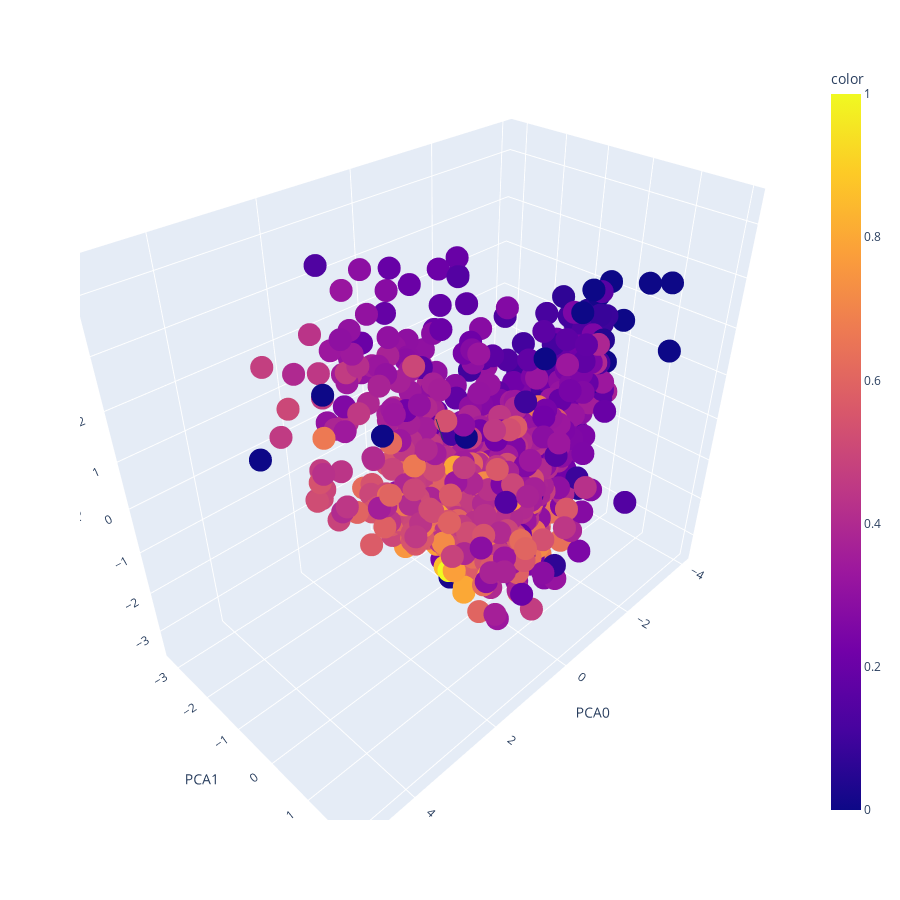

This figure's notebook cell:
### Markdown cell above
Pour appréhender cette idée, nous representons les premiers axes factorials

### Code cell
# Représentation dynamique en 3D  des axes factorielles en fonction de la proportion
# de logements energivores
#components = pca.fit_transform(sc_dpe)
var = pca.explained_variance_ratio_.sum() # variance expliquée
# Plot de la figure
fig = px.scatter_3d(data_frame=result[['PCA0','PCA1','PCA2']], x = 'PCA0', y='PCA1', z='PCA2',
                   color=result['energivore'],width=900,height=900)
fig.add_annotation()
fig.show()

### Figure 1 — Plotly figure (JSON) as saved in the notebook; plotly's stock layout.template omitted (floating-point values rounded to 4 significant figures; data arrays with more than 128 entries replaced by an {"elided": "..."} marker saying what was removed)
{"data": [{"hovertemplate": "PCA0=%{x}<br>PCA1=%{y}<br>PCA2=%{z}<br>color=%{marker.color}<extra></extra>", "legendgroup": "", "marker": {"color": {"elided": "1002 float values"}, "coloraxis": "coloraxis", "symbol": "circle"}, "mode": "markers", "name": "", "scene": "scene", "showlegend": false, "type": "scatter3d", "x": {"elided": "1002 float values"}, "y": {"elided": "1002 float values"}, "z": {"elided": "1002 float values"}}], "layout": {"annotations": [{}], "coloraxis": {"colorbar": {"title": {"text": "color"}}, "colorscale": [[0, "#0d0887"], [0.1111, "#46039f"], [0.2222, "#7201a8"], [0.3333, "#9c179e"], [0.4444, "#bd3786"], [0.5556, "#d8576b"], [0.6667, "#ed7953"], [0.7778, "#fb9f3a"], [0.8889, "#fdca26"], [1, "#f0f921"]]}, "height": 900, "legend": {"tracegroupgap": 0}, "margin": {"t": 60}, "scene": {"aspectmode": "auto", "aspectratio": {"x": 1.249, "y": 0.7372, "z": 1.086}, "domain": {"x": [0, 1], "y": [0, 1]}, "xaxis": {"title": {"text": "PCA0"}, "type": "linear"}, "yaxis": {"title": {"text": "PCA1"}, "type": "linear"}, "zaxis": {"title": {"text": "PCA2"}, "type": "linear"}}, "width": 900}}
